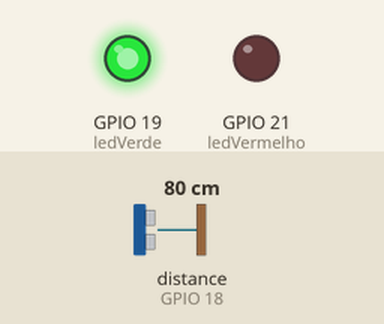
Bench run of a program on a simulated ESP32. On the bench: output pins drawn as LEDs (lit = HIGH). Wiring (inferred from the names in the program): ultrasonic range finder: trigger GPIO 5; echo GPIO 18. Inputs (shaded band) come from the test bench; at power-on: distance to the obstacle (sensor on GPIO 18) 80 cm. The echo pulse lasts 58.3 µs per cm; WiFi joins after 1.5 s; servers stay silent unless stated; random numbers use the default seed unless the program sets one; no MQTT or app messages arrive unless stated; pins used as bus, display or sensor lines are not drawn; what the program prints to the serial monitor is not drawn.

Above: at 2.7 s.
2.8 s: distance to the obstacle (sensor on GPIO 18) set to 56 cm
4.3 s: distance to the obstacle (sensor on GPIO 18) set to 45 cm
At 5.5 s:
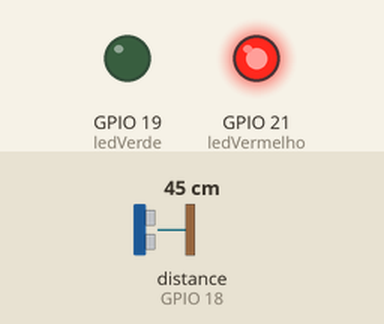
5.9 s: distance to the obstacle (sensor on GPIO 18) set to 60 cm
At 6.5 s:
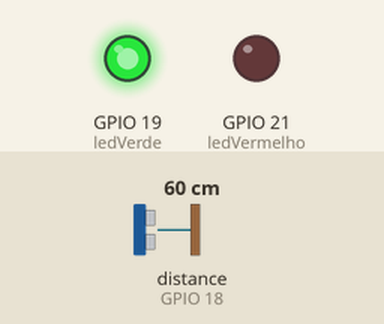
7.5 s: distance to the obstacle (sensor on GPIO 18) set to 2 cm
At 8.8 s:
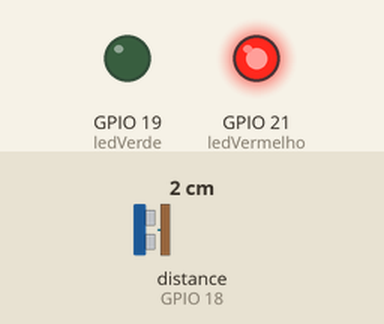
Timing chart, 0 to 10.1 s (numbered marks = the images above; inputs shaded):
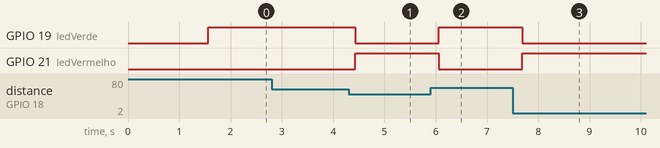

The program:

main.cpp
```cpp
#include <Arduino.h>
#include <WiFi.h>
#include <PubSubClient.h>

const char* ssid = "iPhone de gui";
const char* password = "12345678";
const char* mqtt_server = "broker.emqx.io"; // Usando URL oficial
const int mqtt_port = 1883;
const char* mqtt_topic = "unifeob/estacionamento/vagas";

WiFiClient espClient;
PubSubClient client(espClient);

const int trigPin = 5;
const int echoPin = 18;
const int ledVerde = 19;
const int ledVermelho = 21;
String ultimoStatus = "";

void setup_wifi() {
    delay(10);
    Serial.println("\n--- Conectando WiFi ---");
    WiFi.begin(ssid, password);
    while (WiFi.status() != WL_CONNECTED) {
        delay(500);
        Serial.print(".");
    }
    Serial.println("\nWiFi Conectado! IP: " + WiFi.localIP().toString());
}

void reconnect() {
    while (!client.connected()) {
        Serial.print("Tentando conexão MQTT...");
        // O ID precisa ser único para não derrubar o site
        String clientId = "ESP32_Vaga_A1_" + String(random(0, 999));
        if (client.connect(clientId.c_str())) {
            Serial.println("Conectado com sucesso!");
        } else {
            Serial.print("Falha rc=");
            Serial.print(client.state());
            Serial.println(" tentando em 2s...");
            delay(2000);
        }
    }
}

void setup() {
    Serial.begin(115200);
    pinMode(trigPin, OUTPUT);
    pinMode(echoPin, INPUT);
    pinMode(ledVerde, OUTPUT);
    pinMode(ledVermelho, OUTPUT);
    setup_wifi();
    client.setServer(mqtt_server, mqtt_port);
}

void loop() {
    if (!client.connected()) { reconnect(); }
    client.loop();

    digitalWrite(trigPin, LOW); delayMicroseconds(2);
    digitalWrite(trigPin, HIGH); delayMicroseconds(10);
    digitalWrite(trigPin, LOW);

    long duration = pulseIn(echoPin, HIGH);
    int distance = duration * 0.034 / 2;

    // Detecta se há algo a menos de 50cm
    String statusAtual = (distance > 0 && distance < 50) ? "ocupada" : "livre";

    if (statusAtual != ultimoStatus) {
        digitalWrite(ledVermelho, statusAtual == "ocupada" ? HIGH : LOW);
        digitalWrite(ledVerde, statusAtual == "livre" ? HIGH : LOW);

        String payload = "{\"id\":\"A1\", \"status\":\"" + statusAtual + "\"}";
        client.publish(mqtt_topic, payload.c_str());
        Serial.println("Enviado: " + payload);
        ultimoStatus = statusAtual;
    }
    delay(200);
}
```

Measured:
- the behaviour switches between 51 and 50 cm on distance to the obstacle (sensor on GPIO 18) (found by bisection; images 0 and 1)
- after the input at 2.8 s, every drawn part: stays the same
- after the input at 4.3 s, GPIO 19 (ledVerde): HIGH → LOW after 0.13 s; GPIO 21 (ledVermelho): LOW → HIGH after 0.13 s
- after the input at 5.9 s, GPIO 19 (ledVerde): LOW → HIGH after 0.16 s; GPIO 21 (ledVermelho): HIGH → LOW after 0.16 s
- after the input at 7.5 s, GPIO 19 (ledVerde): HIGH → LOW after 0.19 s; GPIO 21 (ledVermelho): LOW → HIGH after 0.19 s
